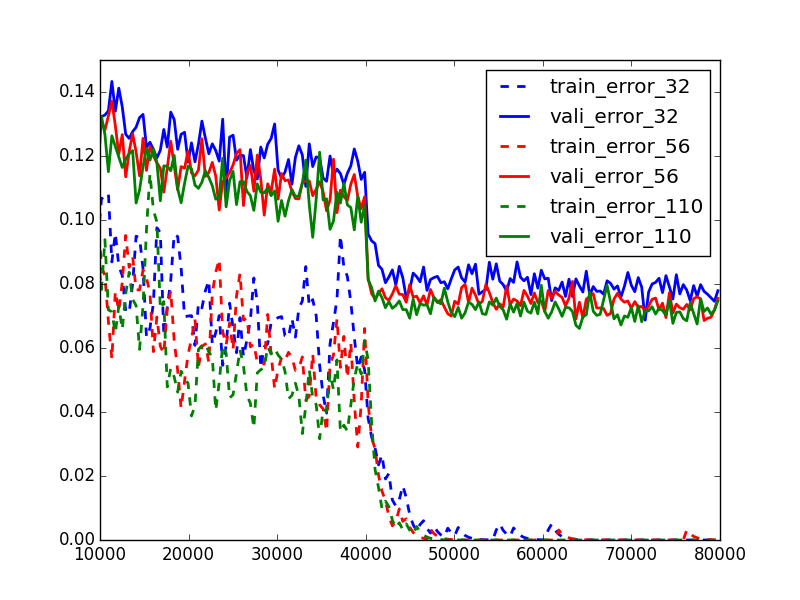
#> input picture train_curve2.png, 800 x 600 px
$ python -i augument.py   (imports and definitions only)
#> lines starting #> are read from the running program, lines starting #| are printed output that depends on the picture
import numpy as np
from PIL import Image, ImageEnhance, ImageDraw, ImageOps
import math
import pylab
import matplotlib.pyplot as plt


# [19 lines left out: functions NormalizeImage, RandomFlip, not called in this run]

def RandomDistort(im, brightness_lower=0.5,
                  brightness_upper=1.5,
                  contrast_lower=0.5,
                  contrast_upper=1.5,
                  saturation_lower=0.5,
                  saturation_upper=1.5,
                  brightness_prob=1,
                  contrast_prob=1,
                  saturation_prob=1,
                  ):
    images = np.concatenate((im, im, im), axis=3)
    num = np.size(im, 0)
    resaot = images
    for i in range(num):
        img = Image.fromarray(np.uint8(images[i]))
        brightness_delta = np.random.uniform(brightness_lower,
                                             brightness_upper)
        prob = np.random.uniform(0, 1)
        if prob < brightness_prob:
            img = ImageEnhance.Brightness(img).enhance(brightness_delta)

        contrast_delta = np.random.uniform(contrast_lower,
                                           contrast_upper)
        prob = np.random.uniform(0, 1)
        if prob < contrast_prob:
            img = ImageEnhance.Contrast(img).enhance(contrast_delta)

        saturation_delta = np.random.uniform(saturation_lower,
                                             saturation_upper)
        prob = np.random.uniform(0, 1)
        if prob < saturation_prob:
            img = ImageEnhance.Color(img).enhance(saturation_delta)

        resaot[i] = np.array(img)

    return resaot[:, :, :, 0]


# [47 lines left out: function imrotate, not called in this run]

def aug(image):
    image = np.where(image>59, np.log(image-58)/np.log(5), 0)
    return image

def aug_constr(image):
    image = np.where(image>60, np.log(np.power(1.25,image-60))/np.log(1.3), 0)
    return image

# [27 lines left out: functions t_f_aug, f_aug, not called in this run]

'''def f_aug(image):
    p_image = np.pad(image,((0,0),(2,2),(2,2)),constant_values=(58,58))
    #avg_bool = np.ones(image.shape, dtype=bool)
    avg_double = np.ones(image.shape)
    for i in range(32):
        for j in range(32):
            avg=p_image[...,i+2,j+2]+p_image[...,i+2,j+1]+p_image[...,i+2,j]+p_image[...,i+2,j+3]+p_image[...,i+2,j+4]+p_image[...,i+1,j+2]+p_image[...,i,j+2]+p_image[...,i+3,j+2]+p_image[...,i+4,j+2]
            avg /= 9.0
            #avg1 = avg>59.8
            #avg_bool[...,i,j] = avg1
            avg_double[...,i,j] = avg
    #image = np.where(avg_bool,image,0)
    return avg_double'''

# [27 lines left out: functions fc_aug, ff_aug, not called in this run]

def d_aug(image):
    image = np.where(image>67, np.log(image-53)/np.log(1.2)+52.53, image)
    return image

>>> import cv2
>>> picture = cv2.imread('train_curve2.png', cv2.IMREAD_GRAYSCALE)
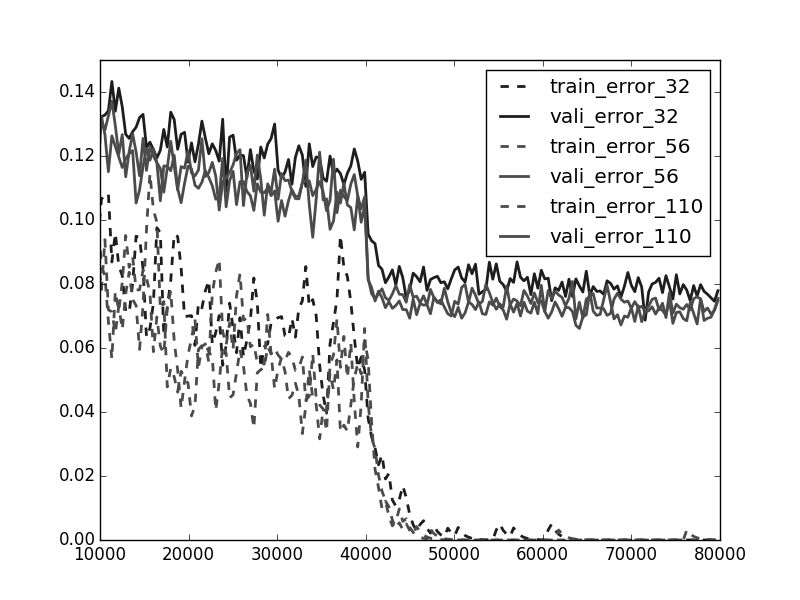
#> picture: shape (600, 800); min 0, max 255, mean 238.5
>>> result = RandomDistort(picture)
#> (the run stopped early here; a loop or call above may not have finished)
